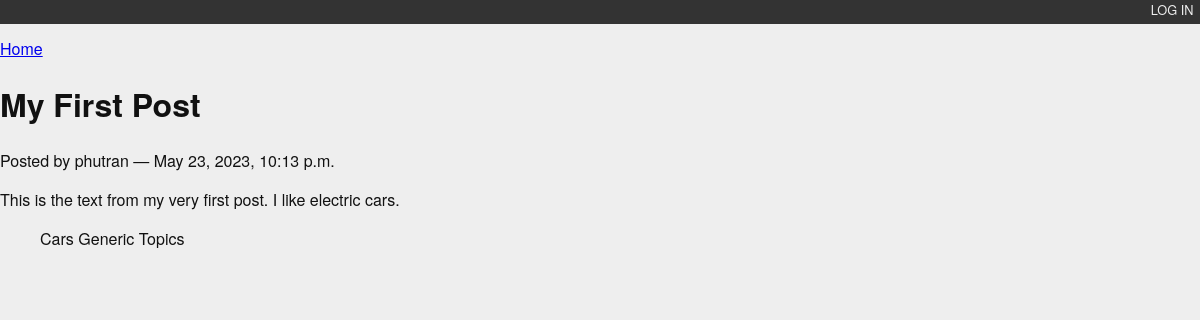
The app's page /posts/1/ with its own data.
### blogging/models.py (models this page shows)
class Post(models.Model):
    title = models.CharField(max_length=128)
    text = models.TextField(blank=True)
    author = models.ForeignKey(User, on_delete=models.CASCADE)
    created_date = models.DateTimeField(auto_now_add=True)
    modified_date = models.DateTimeField(auto_now=True)
    published_date = models.DateTimeField(blank=True, null=True)
    def __str__(self):
        return self.title

class Category(models.Model):
    name = models.CharField(max_length=128)
    description = models.TextField(blank=True)
    posts = models.ManyToManyField(Post, blank=True, related_name="categories")
    def __str__(self):
        return self.name
    class Meta:
        verbose_name_plural = "Categories"

### blogging/views.py (the view)
# urls.py: path("posts/<int:pk>/", PostDetailView.as_view(), name="blog_detail"),
class PostDetailView(DetailView):
    queryset = Post.objects.exclude(published_date__exact=None)
    template_name = "blogging/detail.html"

### blogging/templates/blogging/detail.html
{% extends 'base.html' %}
{% block content %}
  <a class="backlink" href="/">Home</a>
  <h1>{{ object }}</h1>
  <p class="byline">
    Posted by {{ object.author.username }} &mdash; {{ object.published_date }}
  </p>
  <div class="post-body">
    {{ object.text }}
  </div>
  <ul class="categories">
    {% for category in object.categories.all %}
      <li>{{ category }}</li>
    {% endfor %}
  </ul>
{% endblock content %}

### blogging/static/django_blog.css (style rules this page uses)
body { background-color: #eee; color: #111; font-family: "HelveticaNeue-Light", "Helvetica Neue Light", "Helvetica Neue", Helvetica, Arial, "Lucida Grande", sans-serif; margin:0; padding:0; }
ul.categories { list-style: none; list-style-type: none; }
ul.categories li { display: inline; }

### records on screen
Post: title "My First Post", author.username "phutran", published_date "May 23, 2023, 10:13 p.m.", text "This is the text from my very first post. I like electric cars."
Category: name "Cars"
Category: name "Generic Topics"
